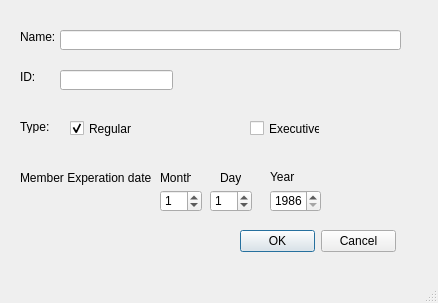
<?xml version="1.0" encoding="UTF-8"?>
<ui version="4.0">
 <class>editMemberWindow</class>
 <widget class="QMainWindow" name="editMemberWindow">
  <property name="geometry">
   <rect>
    <x>0</x>
    <y>0</y>
    <width>438</width>
    <height>303</height>
   </rect>
  </property>
  <property name="windowTitle">
   <string>MainWindow</string>
  </property>
  <widget class="QWidget" name="centralwidget">
   <widget class="QCheckBox" name="ExecutiveCheck_edit">
    <property name="geometry">
     <rect>
      <x>250</x>
      <y>120</y>
      <width>70</width>
      <height>17</height>
     </rect>
    </property>
    <property name="text">
     <string>Executive</string>
    </property>
   </widget>
   <widget class="QLabel" name="label_8">
    <property name="geometry">
     <rect>
      <x>270</x>
      <y>170</y>
      <width>47</width>
      <height>13</height>
     </rect>
    </property>
    <property name="text">
     <string>Year</string>
    </property>
   </widget>
   <widget class="QLabel" name="label_6">
    <property name="geometry">
     <rect>
      <x>160</x>
      <y>170</y>
      <width>31</width>
      <height>16</height>
     </rect>
    </property>
    <property name="text">
     <string>Month</string>
    </property>
   </widget>
   <widget class="QCheckBox" name="RegularCheck_edit">
    <property name="geometry">
     <rect>
      <x>70</x>
      <y>120</y>
      <width>70</width>
      <height>17</height>
     </rect>
    </property>
    <property name="text">
     <string>Regular</string>
    </property>
    <property name="checked">
     <bool>true</bool>
    </property>
   </widget>
   <widget class="QLineEdit" name="memberEditID">
    <property name="geometry">
     <rect>
      <x>60</x>
      <y>70</y>
      <width>113</width>
      <height>20</height>
     </rect>
    </property>
   </widget>
   <widget class="QLineEdit" name="memberEditName">
    <property name="geometry">
     <rect>
      <x>60</x>
      <y>30</y>
      <width>341</width>
      <height>20</height>
     </rect>
    </property>
   </widget>
   <widget class="QLabel" name="label_3">
    <property name="geometry">
     <rect>
      <x>20</x>
      <y>120</y>
      <width>47</width>
      <height>13</height>
     </rect>
    </property>
    <property name="text">
     <string>Type:</string>
    </property>
   </widget>
   <widget class="QSpinBox" name="EditMonthBox">
    <property name="geometry">
     <rect>
      <x>160</x>
      <y>190</y>
      <width>42</width>
      <height>22</height>
     </rect>
    </property>
    <property name="maximum">
     <number>12</number>
    </property>
    <property name="value">
     <number>1</number>
    </property>
   </widget>
   <widget class="QDialogButtonBox" name="editMemberConform">
    <property name="geometry">
     <rect>
      <x>240</x>
      <y>230</y>
      <width>156</width>
      <height>23</height>
     </rect>
    </property>
    <property name="standardButtons">
     <set>QDialogButtonBox::Cancel|QDialogButtonBox::Ok</set>
    </property>
   </widget>
   <widget class="QSpinBox" name="EditYearBox">
    <property name="geometry">
     <rect>
      <x>270</x>
      <y>190</y>
      <width>51</width>
      <height>22</height>
     </rect>
    </property>
    <property name="minimum">
     <number>1986</number>
    </property>
    <property name="maximum">
     <number>3000</number>
    </property>
   </widget>
   <widget class="QLabel" name="label">
    <property name="geometry">
     <rect>
      <x>20</x>
      <y>30</y>
      <width>47</width>
      <height>13</height>
     </rect>
    </property>
    <property name="text">
     <string>&lt;html&gt;&lt;head/&gt;&lt;body&gt;&lt;p&gt;Name:&lt;/p&gt;&lt;/body&gt;&lt;/html&gt;</string>
    </property>
   </widget>
   <widget class="QSpinBox" name="EditDayBox">
    <property name="geometry">
     <rect>
      <x>210</x>
      <y>190</y>
      <width>42</width>
      <height>22</height>
     </rect>
    </property>
    <property name="maximum">
     <number>30</number>
    </property>
    <property name="value">
     <number>1</number>
    </property>
   </widget>
   <widget class="QLabel" name="label_4">
    <property name="geometry">
     <rect>
      <x>20</x>
      <y>170</y>
      <width>131</width>
      <height>16</height>
     </rect>
    </property>
    <property name="text">
     <string>Member Experation date:</string>
    </property>
   </widget>
   <widget class="QLabel" name="label_7">
    <property name="geometry">
     <rect>
      <x>220</x>
      <y>170</y>
      <width>21</width>
      <height>16</height>
     </rect>
    </property>
    <property name="text">
     <string>Day</string>
    </property>
   </widget>
   <widget class="QLabel" name="label_2">
    <property name="geometry">
     <rect>
      <x>20</x>
      <y>70</y>
      <width>47</width>
      <height>13</height>
     </rect>
    </property>
    <property name="text">
     <string>&lt;html&gt;&lt;head/&gt;&lt;body&gt;&lt;p&gt;ID:&lt;/p&gt;&lt;/body&gt;&lt;/html&gt;</string>
    </property>
   </widget>
   <widget class="QLabel" name="IdErrorLabel">
    <property name="geometry">
     <rect>
      <x>190</x>
      <y>60</y>
      <width>211</width>
      <height>41</height>
     </rect>
    </property>
    <property name="text">
     <string/>
    </property>
   </widget>
  </widget>
  <widget class="QMenuBar" name="menubar">
   <property name="geometry">
    <rect>
     <x>0</x>
     <y>0</y>
     <width>438</width>
     <height>21</height>
    </rect>
   </property>
  </widget>
  <widget class="QStatusBar" name="statusbar"/>
 </widget>
 <resources/>
 <connections/>
</ui>
